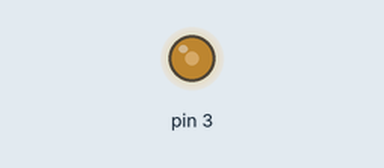
Bench run of a sketch on a simulated Arduino Uno, built with avr-gcc and run on an emulated ATmega328P. Shown: output pins drawn as LEDs (lit = HIGH).

Above: at 0.05 s.
Timing chart, 0 to 3.0 s (numbered marks = the images above):
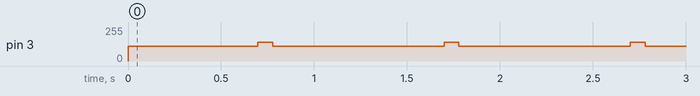

The sketch:

a_ECG.ino
```cpp
int ECG[]= {109,109,109,109,109,109,110,110,110,110,111,112,114,116,120,123,128,132,136,140,145,149,153,158,162,165,167,168,167,164,161,156,152,147,143,138,133,129,124,120,117,114,112,111,110,110,110,110,110,110,110,110,109,109,109,109,109,108,107,103,98,91,85,82,84,93,109,129,153,178,203,226,244,254,255,244,222,194,160,124,89,55,28,8,0,5,20,41,63,83,96,104,108,109,109,109,109,109,110,110,110,110,110,110,110,110,110,110,111,111,111,111,111,111,111,111,111,111,111,112,112,112,112,112,113,114,115,117,118,120,123,125,127,129,131,133,135,137,139,140,140,139,138,137,134,132,130,128,126,123,121,119,117,115,114,112,112,111,110,110,110,109,109,109,109,109,109,109,109,109,109,109,109,109,109,109,109,109,109,109,109,109,109,109,109,109,109,109,109,109,109,109,109,109,109,109,109,109,109,109
};
int fs = 200;
float ts = 1/fs;

void setup() {
  pinMode(3,OUTPUT);

}

void loop() {
  for(int i=0;i<200;i++){
    analogWrite(3,ECG[i]);
    delay(5);
  }
}
```

Measured:
- by itself, pin 3: repeats every 1.0 s: 110/255 0.23 s, 109/255 0.23 s, 110/255 0.05 s, 111/255 0.06 s, 112/255 0.10 s, 140/255 0.08 s, 112/255 0.02 s, 110/255 0.02 s, 109/255 0.23 s
